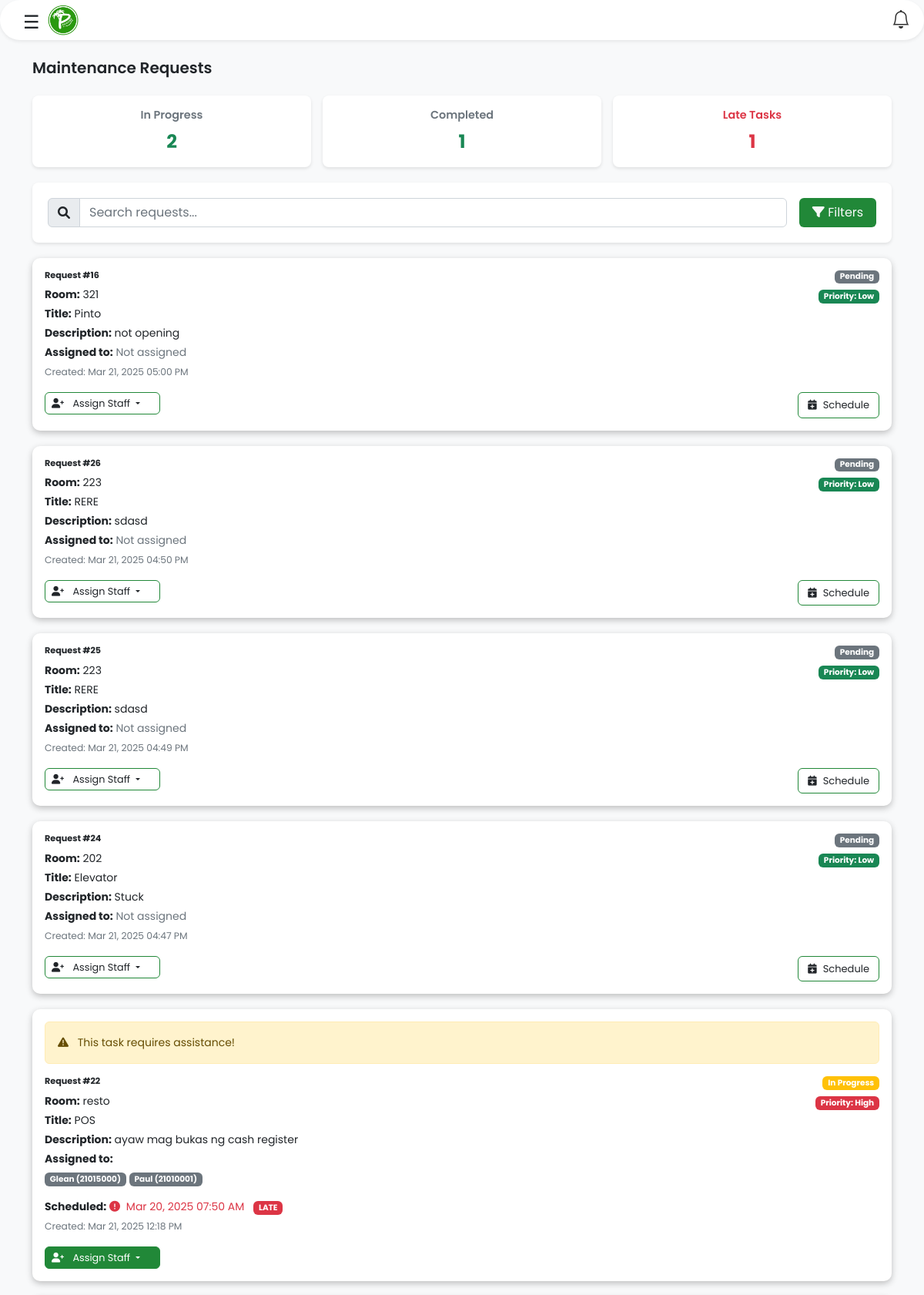
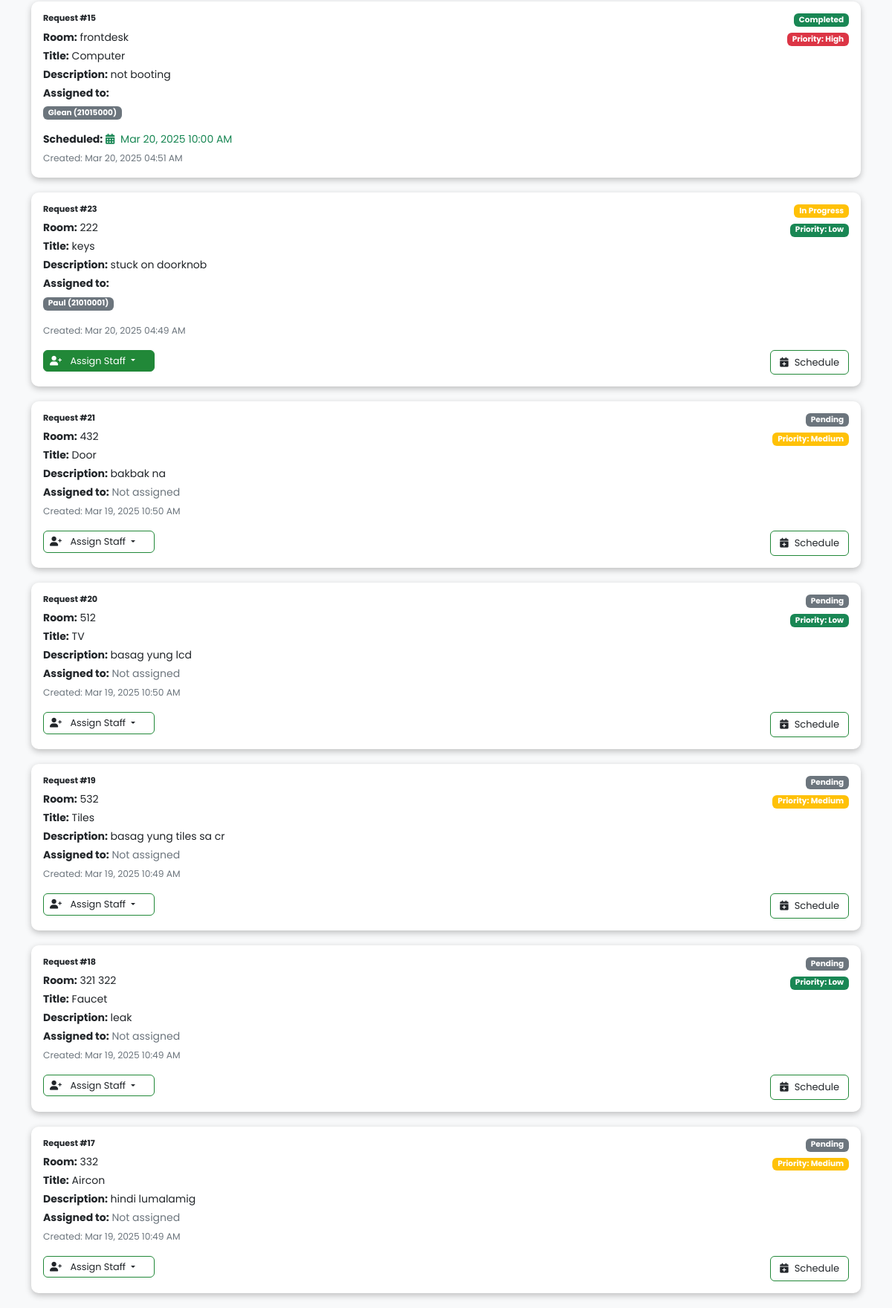
The page /maintenance-department/maintenance.php (signed in) on the database its author committed (2 pictures, top to bottom).
### tables this page shows
CREATE TABLE `maintenance_requests` (
  `id` int(11) NOT NULL,
  `request_title` varchar(255) NOT NULL,
  `description` text NOT NULL,
  `room_no` varchar(50) NOT NULL,
  `priority` varchar(255) NOT NULL,
  `emp_id` int(11) NOT NULL,
  `status` text NOT NULL,
  `created_at` timestamp NOT NULL DEFAULT current_timestamp() ON UPDATE current_timestamp(),
  `schedule` datetime DEFAULT NULL,
  `emailed` tinyint(1) DEFAULT 0,
  `needs_assistance` tinyint(1) DEFAULT 0
);

### maintenance-department/maintenance.php (the view, shortened to what this page needs)
<?php
require_once '../database.php';
$search = isset($_GET['search']) ? $_GET['search'] : '';
$current_date = date('Y-m-d H:i:s');
$stats_query = "SELECT
    COUNT(CASE WHEN status = 'Completed' THEN 1 END) as completed_count,
    COUNT(CASE WHEN status = 'In Progress' THEN 1 END) as working_count,
    COUNT(CASE WHEN schedule < '$current_date' AND status != 'Completed' THEN 1 END) as late_count,
    COUNT(*) as total_count
    FROM maintenance_requests";
$stats = $conn->query($stats_query)->fetch_assoc();
$requests_query = "SELECT mr.*,
                    IFNULL(GROUP_CONCAT(DISTINCT CONCAT(e.name, ' (', am.emp_id, ')') SEPARATOR ','), '') as assigned_employees,
                    IFNULL(GROUP_CONCAT(DISTINCT am.emp_id SEPARATOR ','), '') as assigned_emp_ids
                  FROM maintenance_requests mr
                  LEFT JOIN assigned_maintenance am ON mr.id = am.maintenance_request_id
                  LEFT JOIN employee e ON am.emp_id = e.emp_id
                  WHERE 1=1";
$requests_query .= " GROUP BY mr.id ORDER BY mr.created_at DESC";
$requests = $conn->query($requests_query);
?>
<!DOCTYPE html>
<html lang="en">
<head>
    <link href="https://cdnjs.cloudflare.com/ajax/libs/bootstrap/5.3.0/css/bootstrap.min.css" rel="stylesheet">
    <link href='https://unpkg.com/boxicons@2.0.9/css/boxicons.min.css' rel='stylesheet'>
    <link rel="stylesheet" href="https://cdn.jsdelivr.net/npm/bootstrap-icons@1.3.0/font/bootstrap-icons.css">
    <link rel="stylesheet" href="maintenance.css">
</head>
<body>
    <?php include 'nav.php'; ?>
    <div class="container mt-4">
        <h5 class="mb-4 fw-semibold">Maintenance Requests</h5>
        <div class="stats-container p-0">
            <div class="stats-card">
                <div class="stats-label fw-semibold">In Progress</div>
                <div class="stats-number"><?php echo $stats['working_count']; ?></div>
            </div>
            <div class="stats-card">
                <div class="stats-label fw-semibold">Completed</div>
                <div class="stats-number"><?php echo $stats['completed_count']; ?></div>
            </div>
            <div class="stats-card">
                <div class="stats-label fw-semibold text-danger">Late Tasks</div>
                <div class="stats-number text-danger"><?php echo $stats['late_count']; ?></div>
            </div>
        </div>
        <div class="search-container">
            <form method="GET" class="row g-3 align-items-center" id="searchForm">
                <div class="col">
                    <div class="input-group">
                        <span class="input-group-text"><i class="fas fa-search"></i></span>
                        <input type="text" class="form-control" name="search" id="searchInput"
                               placeholder="Search requests..."
                               value="<?php echo htmlspecialchars($search); ?>">
                    </div>
                </div>
                <div class="col-auto">
                    <button type="button" class="btn btn-filter text-light" data-bs-toggle="offcanvas" data-bs-target="#filterOffcanvas">
                        <i class="fas fa-filter text-light"></i> Filters
                    </button>
                </div>
            </form>
        </div>
        <div class="requests-list">
            <?php if ($requests && $requests->num_rows > 0): ?>
                <?php while ($request = $requests->fetch_assoc()): ?>
                    <div class="card request-card priority-<?php echo $request['priority']; ?>">
                        <div class="card-body">
                            <?php if ($request['needs_assistance'] == 1): ?>
                                <div class="alert alert-warning mb-3" role="alert">
                                    <i class="fas fa-exclamation-triangle me-2"></i>
                                    This task requires assistance!
                                </div>
                            <?php endif; ?>
                            <div class="d-flex justify-content-between align-items-start">
                                <div>
                                    <h5 class="card-title">Request #<?php echo $request['id']; ?></h5>
                                    <p class="mb-1"><strong>Room:</strong> <?php echo $request['room_no']; ?></p>
                                    <p class="mb-1"><strong>Title:</strong> <?php echo $request['request_title']; ?></p>
                                    <p class="mb-1"><strong>Description:</strong> <?php echo $request['description']; ?></p>
                                    <p class="mb-1">
                                        <strong>Assigned to:</strong>
                                        <?php
                                        $assigned_ids = explode(',', $request['assigned_emp_ids']);
                                        $assigned_names = explode(',', $request['assigned_employees']);
                                        if (!empty($assigned_names[0])) {
                                            echo '<div class="assigned-employees">';
                                            foreach($assigned_names as $emp) {
                                                echo '<span class="badge bg-secondary me-1">' . htmlspecialchars($emp) . '</span>';
                                            }
                                            echo '</div>';
                                        } else {
                                            echo '<span class="text-muted">Not assigned</span>';
                                        }
                                        ?>
                                    </p>
                                    <?php if ($request['schedule']): ?>
                                    <p class="mb-1">
                                        <strong>Scheduled:</strong>
                                        <?php
                                        $now = new DateTime();
                                        $scheduleDate = new DateTime($request['schedule']);
                                        $isLate = ($scheduleDate < $now && $request['status'] !== 'Completed');
                                        ?>
                                        <span class="<?php echo $isLate ? 'text-danger' : 'text-success'; ?>">
                                            <i class="fas <?php echo $isLate ? 'fa-exclamation-circle' : 'fa-calendar-alt'; ?> me-1"></i>
                                            <?php echo date('M d, Y h:i A', strtotime($request['schedule'])); ?>
                                            <?php if ($isLate): ?>
                                                <span class="badge bg-danger ms-2">LATE</span>
                                            <?php endif; ?>
                                        </span>
                                    </p>
                                    <?php endif; ?>
                                    <small class="text-muted">Created: <?php echo date('M d, Y h:i A', strtotime($request['created_at'])); ?></small>
                                </div>
                                <div class="d-flex flex-column align-items-end">
                                    <span class="badge bg-<?php
                                        if ($request['status'] === 'Completed') {
                                            echo 'completed';
                                        } elseif ($request['status'] === 'In Progress') {
                                            echo 'working';
                                        } else {
                                            echo 'pending';
                                        }
                                    ?> mb-2">
                                        <?php echo $request['status']; ?>
                                    </span>
                                    <span class="badge bg-<?php
                                        if ($request['priority'] === 'High') {
                                            echo 'danger';
                                        } elseif ($request['priority'] === 'Medium') {
                                            echo 'warning';
                                        } else {
                                            echo 'success';
                                        }
                                    ?>">
                                        Priority: <?php echo $request['priority']; ?>
                                    </span>
                                </div>
                            </div>
                            <?php if ($request['status'] !== 'Completed'): ?>
                                <div class="mt-3 action-buttons">
                                    <div class="dropdown staff-dropdown">
                                        <button class="btn dropdown-toggle <?php echo !empty($assigned_ids[0]) ? 'assigned' : ''; ?>"
                                                type="button"
                                                id="staffDropdown_<?php echo $request['id']; ?>"
                                                data-bs-toggle="dropdown"
                                                aria-expanded="false">
                                            <i class="fas fa-user-plus me-2"></i>
                                            Assign Staff
                                        </button>
                                    </div>
                                    <?php if (!$request['schedule']): ?>
                                    <button class="btn btn-schedule" onclick="scheduleTask(<?php echo $request['id']; ?>, '<?php echo $request['assigned_employees']; ?>')">
                                        <i class="fas fa-calendar-plus me-2"></i>Schedule
                                    </button>
                                    <?php endif; ?>
                                </div>
                            <?php endif; ?>
                        </div>
                    </div>
                <?php endwhile; ?>
            <?php else: ?>
                <div class="alert alert-info">No maintenance requests found</div>
            <?php endif; ?>
        </div>
    </div>
</body>
</html>

### maintenance-department/maintenance.css (style rules this page uses)
* { margin: 0; padding: 0; box-sizing: border-box; font-family: 'Poppins', sans-serif; }
.stats-container { display: grid; grid-template-columns: repeat(3, 1fr); gap: 15px; margin-bottom: 20px; padding: 0 15px; }
.stats-card { background: #fff; border-radius: 8px; padding: 15px 10px; box-shadow: 0 2px 4px rgba(0, 0, 0, 0.1); text-align: center; width: 100%; }
.stats-label { color: #6c757d; font-size: 0.9rem; margin-bottom: 5px; white-space: nowrap; overflow: hidden; text-overflow: ellipsis; }
.stats-number { font-size: 1.5rem; font-weight: bold; color: #198754; }
.request-card { border-left: 4px solid; margin-bottom: 20px; transition: all 0.2s ease; box-shadow: 0 2px 4px rgba(0, 0, 0, 0.05); font-size: 14px; min-height: 100% !important; }
.priority-High { border-left-color: #dc3545; }
.priority-Medium { border-left-color: #ffc107; }
.priority-Low { border-left-color: #198754; }
.badge.bg-completed { background-color: #198754 !important; }
.badge.bg-working { background-color: #ffc107 !important; }
.badge.bg-pending { background-color: #6c757d !important; }
.search-container { background: #fff; border-radius: 8px; padding: 20px; box-shadow: 0 2px 4px rgba(0, 0, 0, 0.1); margin-bottom: 20px; }
.search-container .btn-filter { background-color: #218838; color: white; }
.btn-filter { background-color: #218838; color: white; min-width: 100px; }
.staff-dropdown .dropdown-toggle { min-width: 150px; text-align: left; background-color: #fff; border: 1px solid #dee2e6; color: #212529; font-size: 0.800rem; padding: 0.25rem 0.5rem; border-color: #218838; border: 1px solid #218838; }
.staff-dropdown .dropdown-toggle.assigned { background-color: #218838; color: white; border-color: #218838; }
.action-buttons { display: flex; gap: 3px; margin-top: 1rem; justify-content: space-between; }
.btn-schedule { background-color: #6f42c1; color: white; font-size: 13px !important; border: 1px solid #218838 !important; }

### maintenance-department/style.css (style rules this page uses)
body { margin: 0; font-family: 'Poppins', sans-serif; box-sizing: border-box; background-color: #f8f9fa; }
.card { border: none; border-radius: 10px; width: 100%; min-height: 230px; justify-content: center; box-shadow: rgba(0, 0, 0, 0.24) 0px 3px 8px; }
.card-title { font-size: 0.7rem; font-weight: bold; }

### rows shown on the page
maintenance_requests: id "16", room_no "321", request_title "Pinto", description "not opening", shows "Not assigned", created_at "Mar 21, 2025 05:00 PM", status "Pending", priority "Low"
maintenance_requests: id "26", room_no "223", request_title "RERE", description "sdasd", shows "Not assigned", created_at "Mar 21, 2025 04:50 PM", status "Pending", priority "Low"
maintenance_requests: id "25", room_no "223", request_title "RERE", description "sdasd", shows "Not assigned", created_at "Mar 21, 2025 04:49 PM", status "Pending", priority "Low"
maintenance_requests: id "24", room_no "202", request_title "Elevator", description "Stuck", shows "Not assigned", created_at "Mar 21, 2025 04:47 PM", status "Pending", priority "Low"
maintenance_requests: needs_assistance 1 (drawn), id "22", room_no "resto", request_title "POS", description "ayaw mag bukas ng cash register", emp "Glean (21015000)", emp "Paul (21010001)", schedule "Mar 20, 2025 07:50 AM", shows "LATE", created_at "Mar 21, 2025 12:18 PM", status "In Progress", priority "High"
maintenance_requests: id "15", room_no "frontdesk", request_title "Computer", description "not booting", emp "Glean (21015000)", schedule "Mar 20, 2025 10:00 AM", created_at "Mar 20, 2025 04:51 AM", status "Completed", priority "High"
maintenance_requests: id "23", room_no "222", request_title "keys", description "stuck on doorknob", emp "Paul (21010001)", created_at "Mar 20, 2025 04:49 AM", status "In Progress", priority "Low"
maintenance_requests: id "21", room_no "432", request_title "Door", description "bakbak na", shows "Not assigned", created_at "Mar 19, 2025 10:50 AM", status "Pending", priority "Medium"
maintenance_requests: id "20", room_no "512", request_title "TV", description "basag yung lcd", shows "Not assigned", created_at "Mar 19, 2025 10:50 AM", status "Pending", priority "Low"
maintenance_requests: id "19", room_no "532", request_title "Tiles", description "basag yung tiles sa cr", shows "Not assigned", created_at "Mar 19, 2025 10:49 AM", status "Pending", priority "Medium"
maintenance_requests: id "18", room_no "321 322", request_title "Faucet", description "leak", shows "Not assigned", created_at "Mar 19, 2025 10:49 AM", status "Pending", priority "Low"
maintenance_requests: id "17", room_no "332", request_title "Aircon", description "hindi lumalamig", shows "Not assigned", created_at "Mar 19, 2025 10:49 AM", status "Pending", priority "Medium"

### other values the page prints
$stats['working_count'] "2"
$stats['completed_count'] "1"
$stats['late_count'] "1"
